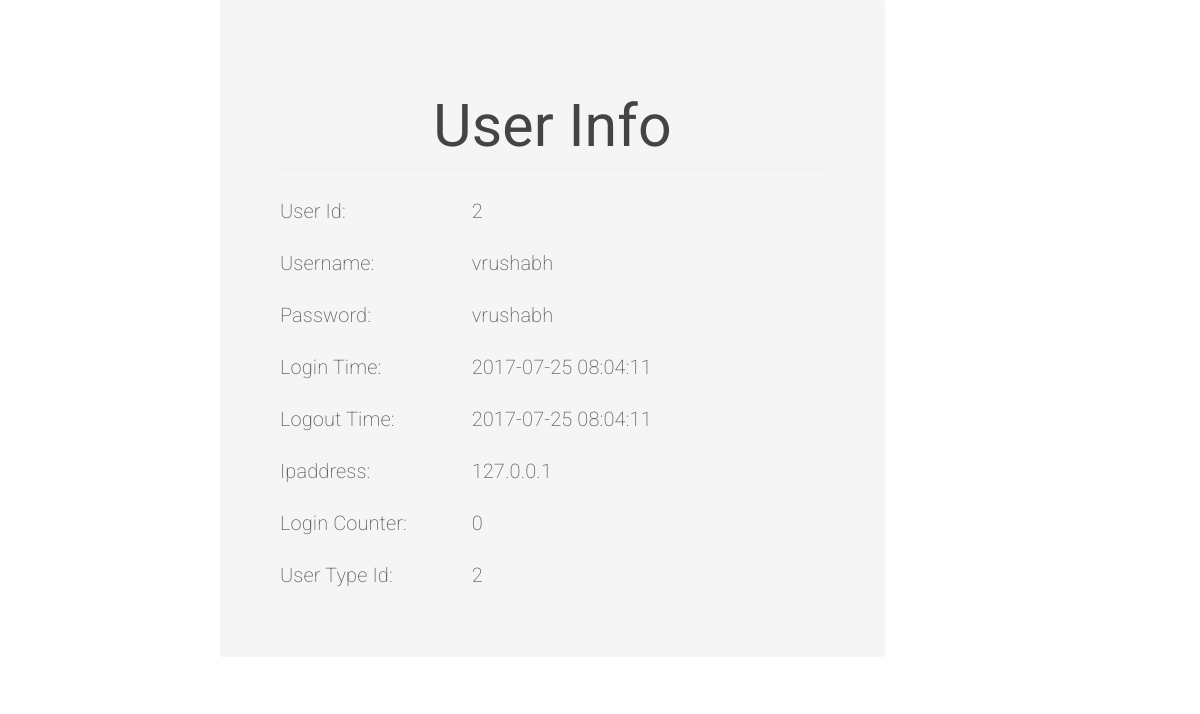
The page /view.php?view_id=2 (signed in) on the database its author committed.
### tables this page shows
CREATE TABLE `tbl_user` (
  `user_id` int(11) NOT NULL,
  `user_name` varchar(50) NOT NULL,
  `user_password` varchar(50) NOT NULL,
  `login_time` timestamp NOT NULL DEFAULT CURRENT_TIMESTAMP ON UPDATE CURRENT_TIMESTAMP,
  `logout_time` timestamp NOT NULL DEFAULT '0000-00-00 00:00:00',
  `ip_address` varchar(50) DEFAULT NULL,
  `login_counter` int(10) DEFAULT '0',
  `browser_name` varchar(60) NOT NULL,
  `user_type_id` int(1) NOT NULL
);

### view.php (the view, shortened to what this page needs)
<?php
include 'inc/db_config.php';
$view_id = $_GET['view_id'];
$sqlViewQuery =  "SELECT * FROM tbl_user WHERE user_id = '".$view_id."'";
$result = mysqli_query($connection, $sqlViewQuery);  ?>
<!DOCTYPE html>
<html lang="en">
<head>
	<link rel="stylesheet" href="css/bootstrap.min.css">
	<link rel="stylesheet" href="style.css">
</head>
<body>
<div class="container">
	<div class="jumbotron col-md-7 col-md-offset-2">
		<h1 class="page-header text-center text-info">User Info</h1>
<?php	while ($row = mysqli_fetch_object($result)) { ?>
		<div class="row clearfix">
			<div class="col-md-4">
				<p>User Id:</p>
			</div>
			<div class="col-md-8">
				<p><?php echo $row->user_id;  ?></p>
			</div>
		</div>
		<div class="row clearfix">
			<div class="col-md-4">
				<p>Username:</p>
			</div>
			<div class="col-md-8">
				<p><?php echo $row->user_name;  ?></p>
			</div>
		</div>
		<div class="row clearfix">
			<div class="col-md-4">
				<p>Password:</p>
			</div>
			<div class="col-md-8">
				<p><?php echo $row->user_password;  ?></p>
			</div>
		</div>
		<div class="row clearfix">
			<div class="col-md-4">
				<p>Login Time:</p>
			</div>
			<div class="col-md-8">
				<p><?php echo $row->login_time;  ?></p>
			</div>
		</div>
		<div class="row clearfix">
			<div class="col-md-4">
				<p>Logout Time:</p>
			</div>
			<div class="col-md-8">
				<p><?php echo $row->logout_time;  ?></p>
			</div>
		</div>
		<div class="row clearfix">
			<div class="col-md-4">
				<p>Ipaddress:</p>
			</div>
			<div class="col-md-8">
				<p><?php echo $row->ip_address;  ?></p>
			</div>
		</div>
		<div class="row clearfix">
			<div class="col-md-4">
				<p>Login Counter:</p>
			</div>
			<div class="col-md-8">
				<p><?php echo $row->login_time - $row->logout_time ;  ?></p>
			</div>
		</div>
		<div class="row clearfix">
			<div class="col-md-4">
				<p>User Type Id:</p>
			</div>
			<div class="col-md-8">
				<p><?php echo $row->user_type_id;  ?></p>
			</div>
		</div>
	</div>
</div>
<?php }
?>
</body>
</html>

### rows shown on the page
tbl_user: user_id "2", user_name "vrushabh", user_password "vrushabh", login_time "2017-07-25 08:04:11", logout_time "2017-07-25 08:04:11", ip_address "127.0.0.1", $row->login_time - $row->logout_time "0", user_type "2"
